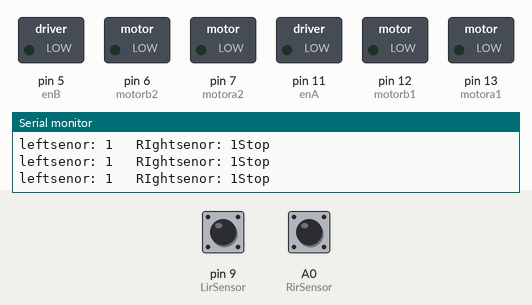
This sketch was run on a simulated Arduino Uno, built with avr-gcc and run on an emulated ATmega328P. Shown: switched loads named in the sketch (green lamp = pin HIGH), the last lines printed to the serial monitor. Dashed ring = blinking. The test bench sets the inputs (shaded band); at power-on: pin 9 (LirSensor) HIGH, A0 (RirSensor) HIGH.

Above: at 1.2 s.
1.3 s: pin 9 (LirSensor) driven LOW
At 1.8 s:
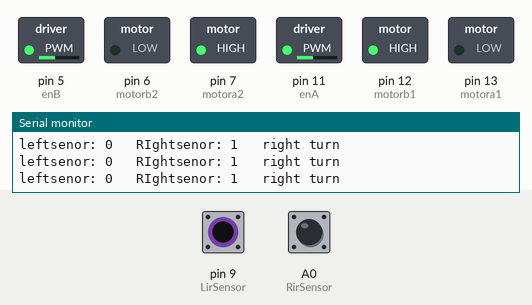
2.8 s: A0 (RirSensor) driven LOW
At 3.6 s:
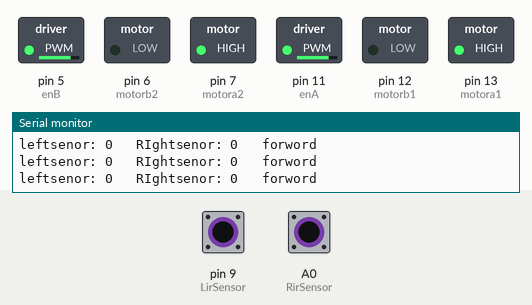
4.3 s: pin 9 (LirSensor) driven HIGH
At 4.7 s:
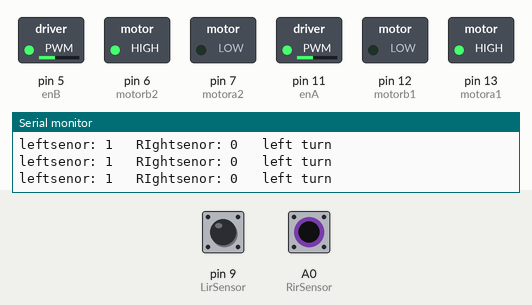
5.8 s: A0 (RirSensor) driven HIGH
At 6.2 s:
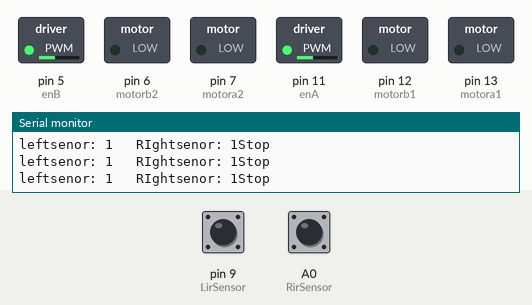
7.3 s: pin 9 (LirSensor) pulsed LOW 2 times (0.12 s each, 0.3 s apart)
At 7.71 s:
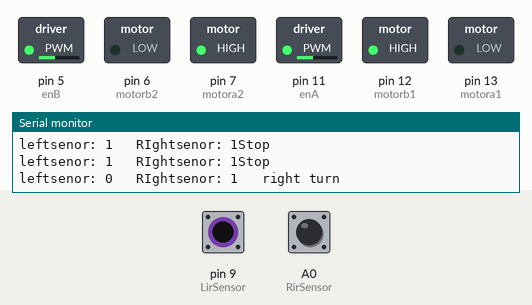
10.9 s: A0 (RirSensor) pulsed LOW 5 times (0.12 s each, 0.3 s apart)
At 11.29 s:
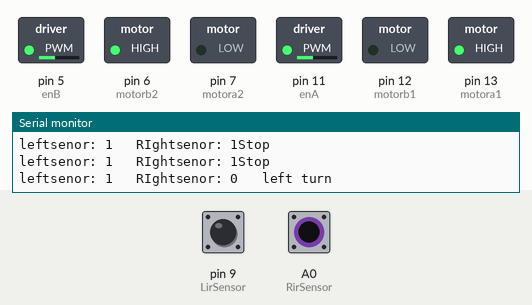
Timing chart, 0 to 13.9 s (numbered marks = the images above; inputs shaded):
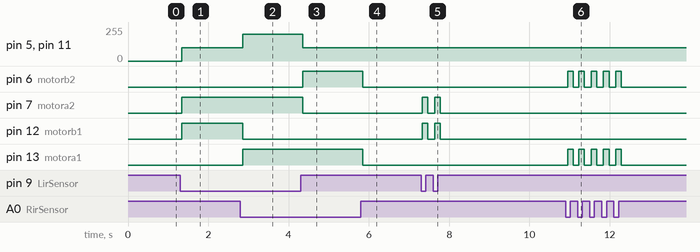

The sketch:

line_follow.ino
```cpp
//motors
#define motora1 13
#define motorb1 12
#define motora2 7
#define motorb2 6
#define enA 11
#define enB 5

//ir sensors
#define LirSensor 9
#define RirSensor A0

int maxSpeed = 200;

int turnSpeed = 100;

boolean goesForward = false;

void setup() {
  Serial.begin(9600);

  pinMode(motora1, OUTPUT);
  pinMode(motorb1, OUTPUT);
  pinMode(motora2, OUTPUT);
  pinMode(motorb2, OUTPUT);

  pinMode(enA, OUTPUT);
  pinMode(enB, OUTPUT);

  pinMode(LirSensor, INPUT);
  pinMode(RirSensor, INPUT);
}

void loop() {
  //for Line follow
  int LEFT_SENSOR = digitalRead(LirSensor);
  int RIGHT_SENSOR = digitalRead(RirSensor);

  Serial.print("leftsenor: ");
  Serial.print(LEFT_SENSOR);
  Serial.print("   ");
  Serial.print("RIghtsenor: ");
  Serial.print(RIGHT_SENSOR);

  if (RIGHT_SENSOR == 0 && LEFT_SENSOR == 0) {
    forward(); //FORWARD
    Serial.println("   forword");
  }
  else if (RIGHT_SENSOR == 1 && LEFT_SENSOR == 0) {
    right(); //Move Right
    Serial.println("   right turn");
  }
  else if (RIGHT_SENSOR == 0 && LEFT_SENSOR == 1) {
    left(); //Move Left
    Serial.println("   left turn");
  }
  else if (RIGHT_SENSOR == 1 && LEFT_SENSOR == 1) {
    Serial.println("Stop");
    Stop();
  }
}

void forward()
{
 if(!goesForward){

  goesForward=true;
  digitalWrite(motora1, HIGH);
  digitalWrite(motorb1, LOW);
  digitalWrite(motora2, HIGH);
  digitalWrite(motorb2, LOW);

  analogWrite(enA, maxSpeed);
  analogWrite(enB, maxSpeed);
  }
}

void right()
{
  digitalWrite(motora1, LOW);
  digitalWrite(motorb1, HIGH);
  digitalWrite(motora2, HIGH);
  digitalWrite(motorb2, LOW);

  analogWrite(enA, turnSpeed);
  analogWrite(enB, turnSpeed);
}

void left()
{
  digitalWrite(motora1, HIGH);
  digitalWrite(motorb1, LOW);
  digitalWrite(motora2, LOW);
  digitalWrite(motorb2, HIGH);

  analogWrite(enA, turnSpeed);
  analogWrite(enB, turnSpeed);
}
void Stop()
{
  digitalWrite(motora1, LOW);
  digitalWrite(motorb1, LOW);
  digitalWrite(motora2, LOW);
  digitalWrite(motorb2, LOW);
}
```

Measured:
- after the input at 1.3 s, pin 5 (enB), pin 11 (enA): 0/255 → 100/255 at once; pin 7 (motora2), pin 12 (motorb1): LOW → HIGH at once
- after the input at 2.8 s, pin 5 (enB), pin 11 (enA): 100/255 → 200/255 after 0.06 s; pin 12 (motorb1): HIGH → LOW after 0.06 s; pin 13 (motora1): LOW → HIGH after 0.06 s
- after the input at 4.3 s, pin 5 (enB), pin 11 (enA): 200/255 → 100/255 after 0.06 s; pin 6 (motorb2): LOW → HIGH after 0.06 s; pin 7 (motora2): HIGH → LOW after 0.06 s
- after the input at 5.8 s, pin 6 (motorb2), pin 13 (motora1): HIGH → LOW after 0.05 s
- after the input at 7.3 s, pin 7 (motora2), pin 12 (motorb1): alternates HIGH for 0.14 s and LOW for 0.17 s, 4 changes in all, then stays LOW, starting at once
- after the input at 10.9 s, pin 6 (motorb2), pin 13 (motora1): alternates HIGH for 0.14 s and LOW for 0.17 s, 10 changes in all, then stays LOW, starting after 0.06 s
